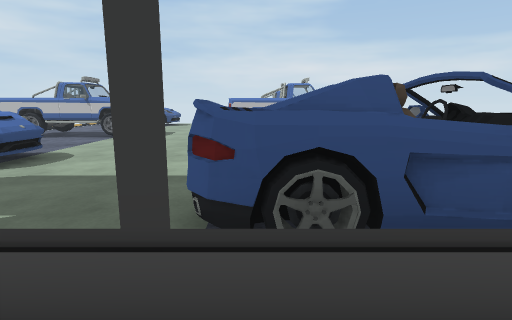
View 1 (above)

21 first-person views from a walk through a Unity game level. The camera is 1.2 m above the floor, tilts 10° down and sees 80° across. The floor is counted in squares, 1 m on a side. Each view is taken from the middle of a square. On the plan, view 1 faces up. The plan holds only what a view shows up to about 13 squares ahead; the rest is blank. The player is left out. Some surface patterns are stand-ins.

View 2
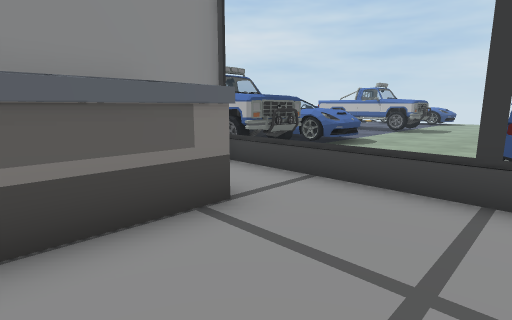

View 3
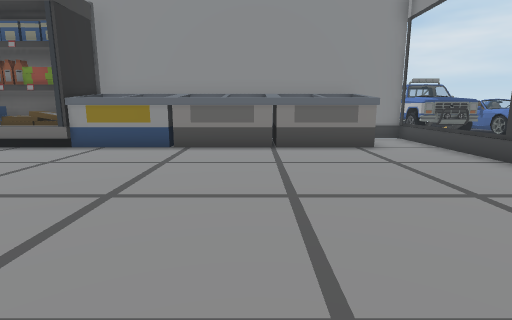

View 4
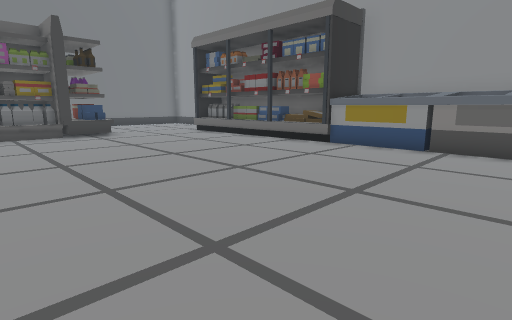

View 5
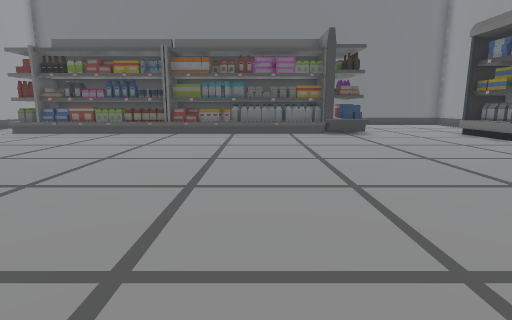

View 6
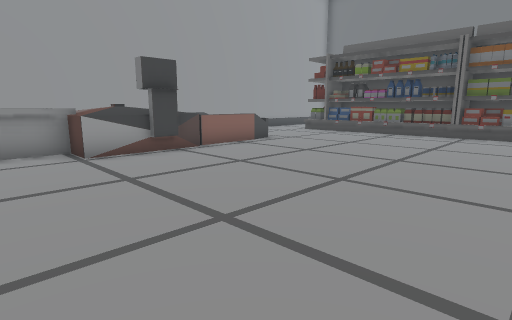

View 7
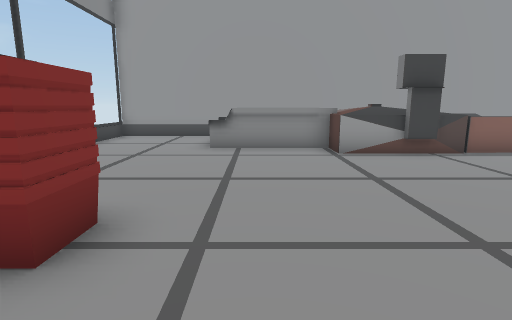

View 8
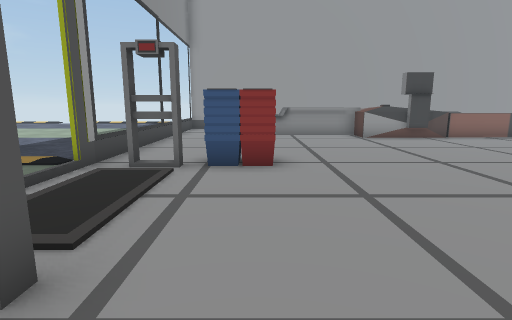

View 9
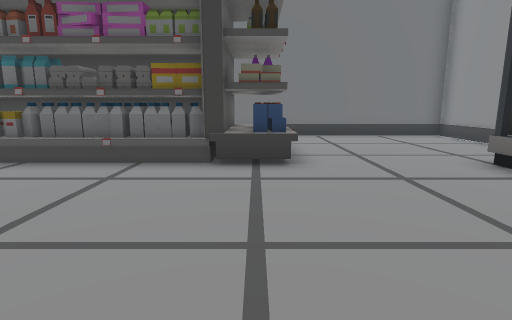

View 10
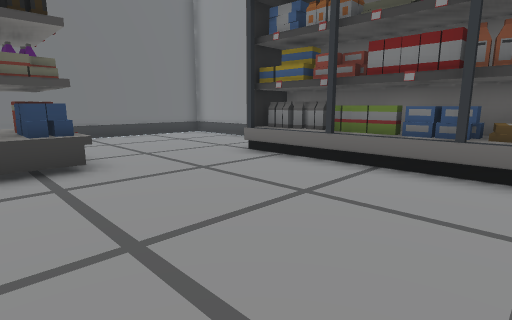

View 11
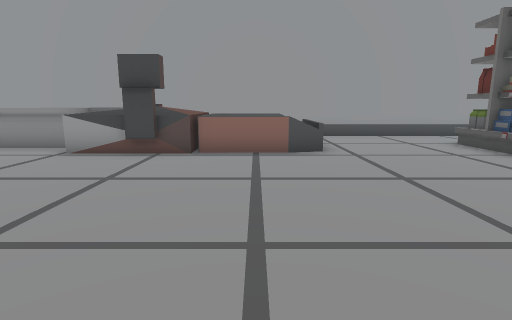

View 12
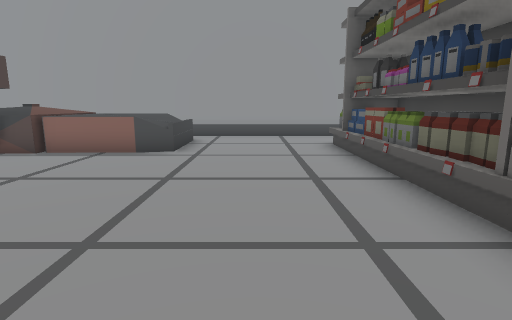

View 13
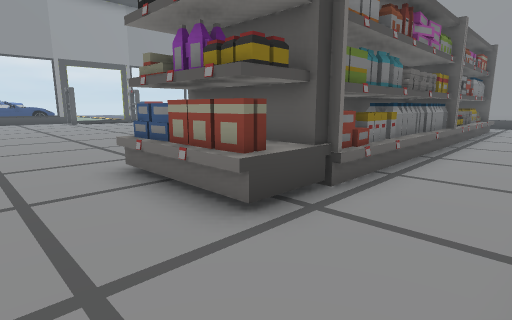

View 14
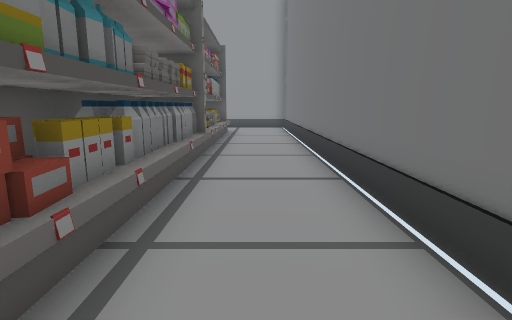

View 15
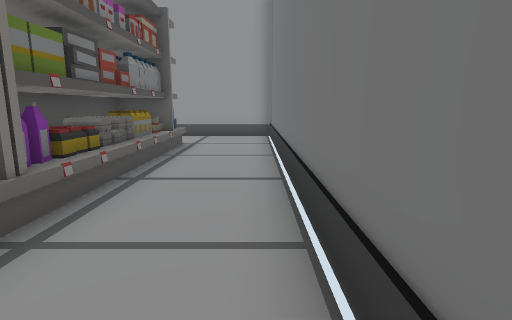

View 16
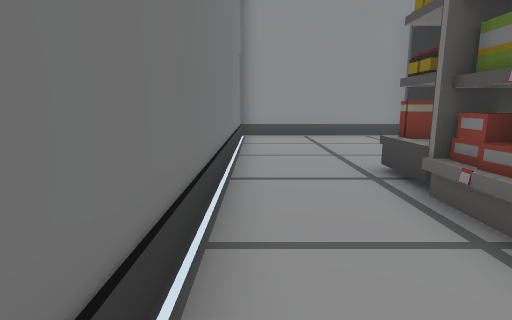

View 17
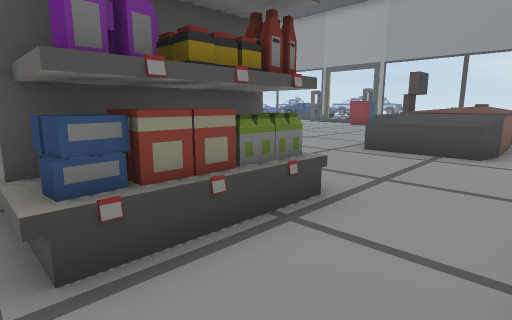

View 18
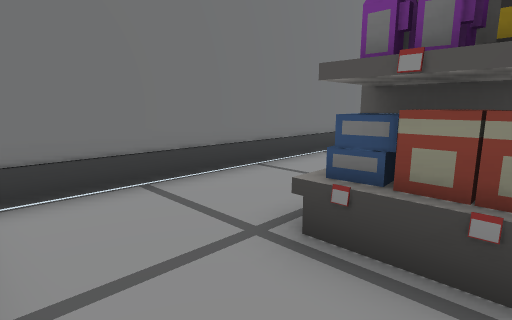

View 19
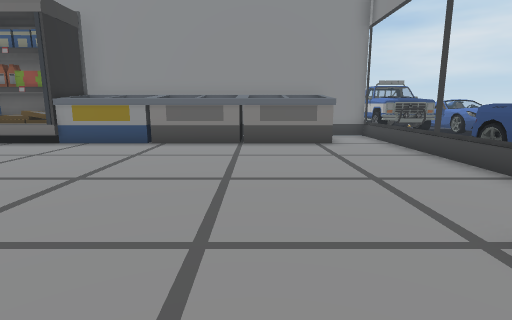

View 20
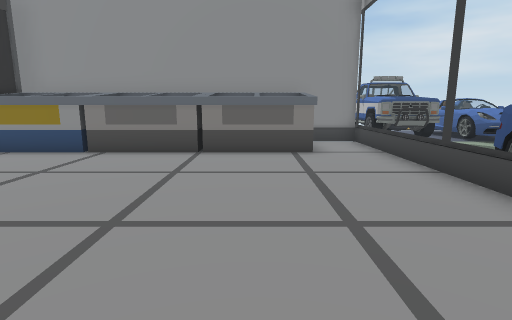

View 21
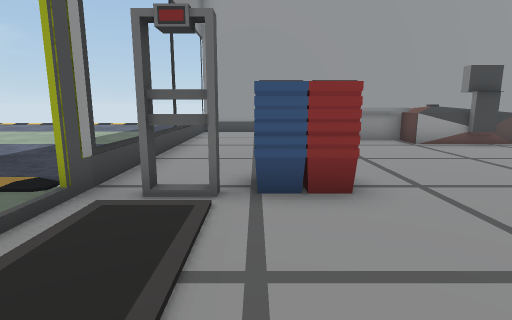

### Floor plan
Key: @ floor where view 1 was taken; # wall or solid block; . floor; = window, fence, low wall or low ledge; ^ raised ledge; S shelf; O other object.
Columns run from 10 left of view 1 to 20 right of it. Each row starts with its distance up from view 1.
 13   OO       OO
 12 OOOOO    OOOO
 11   .......
 10    ......
  9     .....                  ..
  8    O.....                 ...
  7   OOOO...               ....
  6   OOOO....             ....
  5   OO......            .......
  4   OOOO....OOO       .... ....
  3   OOOO...OOOOO     ....
  2   OOOO===#OOO     ...   #=
  1     #.........   ..##........#
  0     #.....@....O...O..........#
 -1     #OOO...........OO.........#
 -2     #OOO...........OO.........#
 -3     #OOO..................=== #
 -4     #OOO..................^   #
 -5     #OOO..................^ ^ #
 -6     #OOO.................^^ ^ #
 -7     #OOO.................^^^  #
 -8     #OOO.................#^^^ #
 -9     #OOO.................^^^^ #
-10     #O  .................^^^^ #
-11      OOO.................^^^^ #
-12      OOO.................^^^^ #
-13      OOO.................#^^..#
-14      OOO......................#
-15      OOO......................#
-16      OOO......................#
-17     #OOO....SS................#
-18     #......SSSSSSSSSSSSSSSSS..#
-19     #......SSSSSSSSSSSSSSSSS..#
-20     #......SSSSSSSSSSSSSSSSS..#
-21     #........S......S.....S...#
-22     #.........................#
-23     #.........................#
-24     ###########################

Positions as (right, up) in squares from view 1, and headings:
1: (0, 0), facing up
2: (0, -3), facing up-left
3: (6, -4), facing left
4: (6, -4), facing down-left
5: (6, -4), facing down
6: (7, -4), facing down-right
7: (7, -4), facing right
8: (3, -2), facing right
9: (2, -11), facing down
10: (3, -11), facing down-left
11: (7, -11), facing right
12: (7, -15), facing right
13: (-1, -23), facing up-right
14: (2, -22), facing right
15: (7, -23), facing right
16: (7, -23), facing left
17: (19, -21), facing up-left
18: (19, -19), facing down-left
19: (7, -3), facing left
20: (5, -2), facing left
21: (5, -1), facing right
